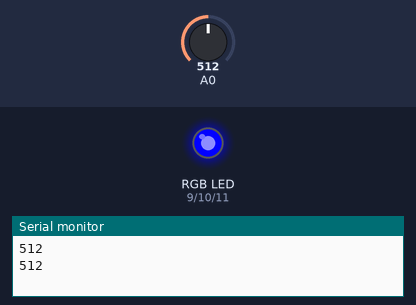
Bench run of a sketch on a simulated Arduino Uno, built with avr-gcc and run on an emulated ATmega328P. Shown: an RGB LED mixed from three pins (HIGH = lit), the last lines printed to the serial monitor. The test bench sets the inputs (shaded band); at power-on: A0 = 512.

Above: at 8.4 s.
8.5 s: A0 set to 488
At 15.9 s:
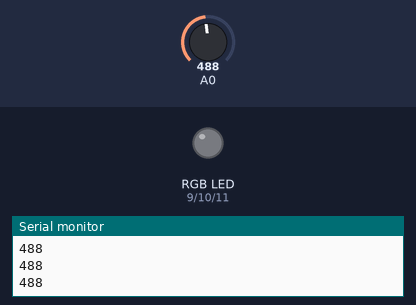
16.1 s: A0 set to 510
At 17.46 s:
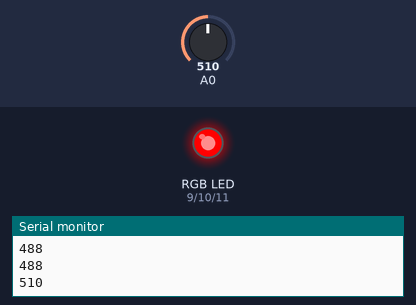
At 20.16 s:
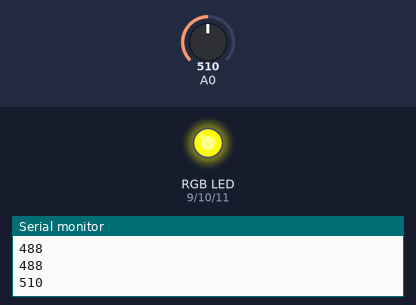
Timing chart, 0 to 29.7 s (numbered marks = the images above; inputs shaded):
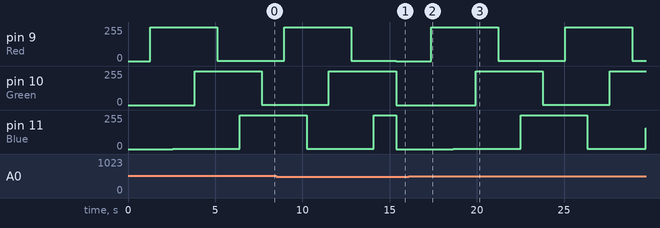

The sketch:

LED_withSoundSensor.ino
```cpp
const int Red = 9;
const int Green = 10;
const int Blue = 11;

#define FADESPEED 5     // SPEED

#define BUTTON 2        // BUTTON

void setup() {
  pinMode(Red, OUTPUT);
  pinMode(Green, OUTPUT);
  pinMode(Blue, OUTPUT);

  pinMode(BUTTON, INPUT);

  Serial.begin(9600);  //開始輸出訊息到監控視窗
}

void loop() {
  int sensorValue = analogRead(A0);  //讀取A0的值
  Serial.println(sensorValue);       //在監控視窗顯示讀取的值

  int r, g, b;
  if(sensorValue > 500) {
    // 由藍到紫
    for (r = 0; r < 256; r++) {
      analogWrite(Red, r);
      delay(FADESPEED);
    }
    // 由紫到紅
    for (b = 255; b > 0; b--) {
      analogWrite(Blue, b);
      delay(FADESPEED);
    }
    // 由紅到黃
    for (g = 0; g < 256; g++) {
      analogWrite(Green, g);
      delay(FADESPEED);
    }
    // 由黃到綠
    for (r = 255; r > 0; r--) {
      analogWrite(Red, r);
      delay(FADESPEED);
    }
    // 由綠到藍綠色
    for (b = 0; b < 256; b++) {
      analogWrite(Blue, b);
      delay(FADESPEED);
    }
    // 由藍綠色到藍色
    for (g = 255; g > 0; g--) {
      analogWrite(Green, g);
      delay(FADESPEED);
    }
  }
  else {
    //stop & prtoct my eyes
    analogWrite(Red, 0);
    analogWrite(Blue, 0);
    analogWrite(Green, 0);
  }

  //delay(2000);

}
```

Measured:
- the behaviour switches between 501 and 500 on A0 (found by bisection; images 0 and 1)
- after the input at 16.1 s, pin 9 (Red): alternates 255/255 for 3.8 s and 1/255 for 3.8 s, starting after 1.3 s; pin 10 (Green): 0/255 → 255/255 after 3.8 s, → 1/255 3.8 s later, → 255/255 3.8 s later; pin 11 (Blue): 0/255 → 1/255 after 2.6 s, → 255/255 3.8 s later, → 1/255 3.8 s later, → 157/255 3.4 s later
